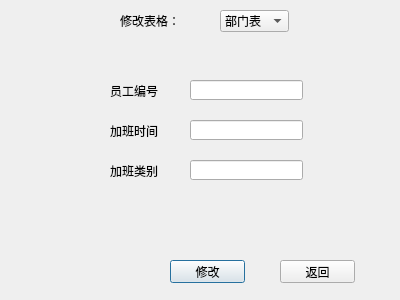
<?xml version="1.0" encoding="UTF-8"?>
<ui version="4.0">
 <class>Qupdate</class>
 <widget class="QDialog" name="Qupdate">
  <property name="geometry">
   <rect>
    <x>0</x>
    <y>0</y>
    <width>400</width>
    <height>300</height>
   </rect>
  </property>
  <property name="windowTitle">
   <string>更新</string>
  </property>
  <widget class="QComboBox" name="comboBox">
   <property name="geometry">
    <rect>
     <x>220</x>
     <y>10</y>
     <width>69</width>
     <height>22</height>
    </rect>
   </property>
   <item>
    <property name="text">
     <string>部门表</string>
    </property>
   </item>
   <item>
    <property name="text">
     <string>工种表</string>
    </property>
   </item>
   <item>
    <property name="text">
     <string>员工表</string>
    </property>
   </item>
   <item>
    <property name="text">
     <string>考勤表</string>
    </property>
   </item>
   <item>
    <property name="text">
     <string>加班表</string>
    </property>
   </item>
  </widget>
  <widget class="QLabel" name="label">
   <property name="geometry">
    <rect>
     <x>120</x>
     <y>10</y>
     <width>71</width>
     <height>21</height>
    </rect>
   </property>
   <property name="text">
    <string>修改表格：</string>
   </property>
  </widget>
  <widget class="QStackedWidget" name="stackedWidget">
   <property name="geometry">
    <rect>
     <x>50</x>
     <y>40</y>
     <width>301</width>
     <height>181</height>
    </rect>
   </property>
   <property name="currentIndex">
    <number>4</number>
   </property>
   <widget class="QWidget" name="page">
    <widget class="QLabel" name="label_2">
     <property name="geometry">
      <rect>
       <x>60</x>
       <y>40</y>
       <width>54</width>
       <height>21</height>
      </rect>
     </property>
     <property name="text">
      <string>部门编号</string>
     </property>
    </widget>
    <widget class="QLabel" name="label_3">
     <property name="geometry">
      <rect>
       <x>60</x>
       <y>100</y>
       <width>54</width>
       <height>21</height>
      </rect>
     </property>
     <property name="text">
      <string>部门经理</string>
     </property>
    </widget>
    <widget class="QLineEdit" name="lineEdit">
     <property name="geometry">
      <rect>
       <x>140</x>
       <y>40</y>
       <width>113</width>
       <height>20</height>
      </rect>
     </property>
    </widget>
    <widget class="QLineEdit" name="lineEdit_2">
     <property name="geometry">
      <rect>
       <x>140</x>
       <y>100</y>
       <width>113</width>
       <height>20</height>
      </rect>
     </property>
    </widget>
   </widget>
   <widget class="QWidget" name="page_2">
    <widget class="QLabel" name="label_4">
     <property name="geometry">
      <rect>
       <x>60</x>
       <y>40</y>
       <width>54</width>
       <height>21</height>
      </rect>
     </property>
     <property name="text">
      <string>工种编号</string>
     </property>
    </widget>
    <widget class="QLabel" name="label_5">
     <property name="geometry">
      <rect>
       <x>60</x>
       <y>100</y>
       <width>54</width>
       <height>21</height>
      </rect>
     </property>
     <property name="text">
      <string>基本工资</string>
     </property>
    </widget>
    <widget class="QLineEdit" name="lineEdit_3">
     <property name="geometry">
      <rect>
       <x>140</x>
       <y>40</y>
       <width>113</width>
       <height>20</height>
      </rect>
     </property>
    </widget>
    <widget class="QLineEdit" name="lineEdit_4">
     <property name="geometry">
      <rect>
       <x>140</x>
       <y>100</y>
       <width>113</width>
       <height>20</height>
      </rect>
     </property>
    </widget>
   </widget>
   <widget class="QWidget" name="page_3">
    <widget class="QLabel" name="label_6">
     <property name="geometry">
      <rect>
       <x>60</x>
       <y>40</y>
       <width>54</width>
       <height>21</height>
      </rect>
     </property>
     <property name="text">
      <string>员工编号</string>
     </property>
    </widget>
    <widget class="QLabel" name="label_7">
     <property name="geometry">
      <rect>
       <x>60</x>
       <y>100</y>
       <width>54</width>
       <height>21</height>
      </rect>
     </property>
     <property name="text">
      <string>工种编号</string>
     </property>
    </widget>
    <widget class="QLineEdit" name="lineEdit_5">
     <property name="geometry">
      <rect>
       <x>140</x>
       <y>40</y>
       <width>113</width>
       <height>20</height>
      </rect>
     </property>
    </widget>
    <widget class="QLineEdit" name="lineEdit_6">
     <property name="geometry">
      <rect>
       <x>140</x>
       <y>100</y>
       <width>113</width>
       <height>20</height>
      </rect>
     </property>
    </widget>
   </widget>
   <widget class="QWidget" name="page_4">
    <widget class="QLabel" name="label_8">
     <property name="geometry">
      <rect>
       <x>60</x>
       <y>40</y>
       <width>54</width>
       <height>21</height>
      </rect>
     </property>
     <property name="text">
      <string>员工编号</string>
     </property>
    </widget>
    <widget class="QLabel" name="label_9">
     <property name="geometry">
      <rect>
       <x>60</x>
       <y>80</y>
       <width>54</width>
       <height>21</height>
      </rect>
     </property>
     <property name="text">
      <string>考勤时间</string>
     </property>
    </widget>
    <widget class="QLabel" name="label_13">
     <property name="geometry">
      <rect>
       <x>60</x>
       <y>120</y>
       <width>54</width>
       <height>21</height>
      </rect>
     </property>
     <property name="text">
      <string>出勤次数</string>
     </property>
    </widget>
    <widget class="QLineEdit" name="lineEdit_8">
     <property name="geometry">
      <rect>
       <x>140</x>
       <y>40</y>
       <width>113</width>
       <height>20</height>
      </rect>
     </property>
    </widget>
    <widget class="QLineEdit" name="lineEdit_9">
     <property name="geometry">
      <rect>
       <x>140</x>
       <y>80</y>
       <width>113</width>
       <height>20</height>
      </rect>
     </property>
    </widget>
    <widget class="QLineEdit" name="lineEdit_10">
     <property name="geometry">
      <rect>
       <x>140</x>
       <y>120</y>
       <width>113</width>
       <height>20</height>
      </rect>
     </property>
    </widget>
   </widget>
   <widget class="QWidget" name="page_5">
    <widget class="QLabel" name="label_10">
     <property name="geometry">
      <rect>
       <x>60</x>
       <y>40</y>
       <width>54</width>
       <height>21</height>
      </rect>
     </property>
     <property name="text">
      <string>员工编号</string>
     </property>
    </widget>
    <widget class="QLabel" name="label_11">
     <property name="geometry">
      <rect>
       <x>60</x>
       <y>80</y>
       <width>54</width>
       <height>21</height>
      </rect>
     </property>
     <property name="text">
      <string>加班时间</string>
     </property>
    </widget>
    <widget class="QLabel" name="label_14">
     <property name="geometry">
      <rect>
       <x>60</x>
       <y>120</y>
       <width>54</width>
       <height>21</height>
      </rect>
     </property>
     <property name="text">
      <string>加班类别</string>
     </property>
    </widget>
    <widget class="QLineEdit" name="lineEdit_11">
     <property name="geometry">
      <rect>
       <x>140</x>
       <y>40</y>
       <width>113</width>
       <height>20</height>
      </rect>
     </property>
    </widget>
    <widget class="QLineEdit" name="lineEdit_12">
     <property name="geometry">
      <rect>
       <x>140</x>
       <y>80</y>
       <width>113</width>
       <height>20</height>
      </rect>
     </property>
    </widget>
    <widget class="QLineEdit" name="lineEdit_13">
     <property name="geometry">
      <rect>
       <x>140</x>
       <y>120</y>
       <width>113</width>
       <height>20</height>
      </rect>
     </property>
    </widget>
   </widget>
  </widget>
  <widget class="QPushButton" name="pushButton">
   <property name="geometry">
    <rect>
     <x>170</x>
     <y>260</y>
     <width>75</width>
     <height>23</height>
    </rect>
   </property>
   <property name="text">
    <string>修改</string>
   </property>
  </widget>
  <widget class="QPushButton" name="pushButton_2">
   <property name="geometry">
    <rect>
     <x>280</x>
     <y>260</y>
     <width>75</width>
     <height>23</height>
    </rect>
   </property>
   <property name="text">
    <string>返回</string>
   </property>
  </widget>
 </widget>
 <resources/>
 <connections/>
</ui>
